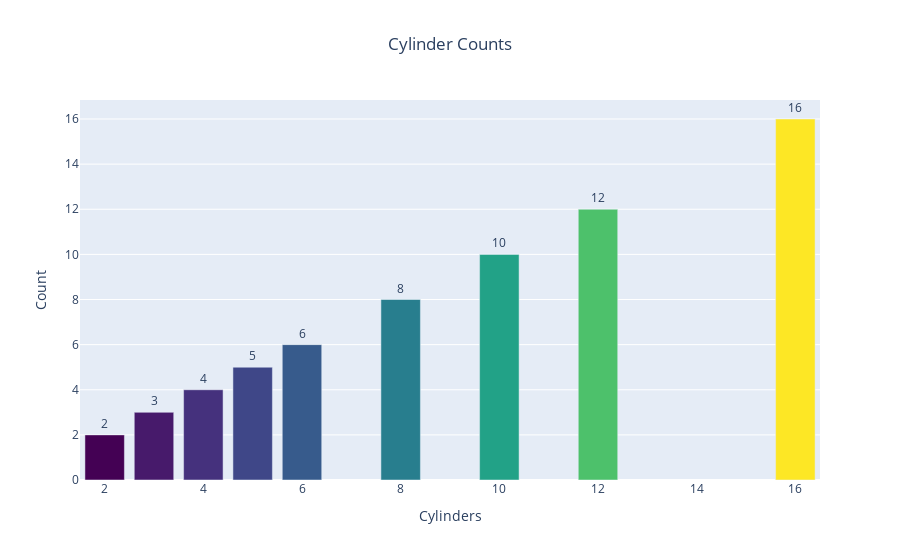

The notebook cell saved with this chart:
### Code cell
import plotly.graph_objects as go

# Assuming df is your DataFrame

# Get the value counts of 'CYLINDERS'
cylinders_counts = df['CYLINDERS'].value_counts().reset_index()

# Create the bar chart
fig = go.Figure(go.Bar(
    x=cylinders_counts.iloc[:, 0],  # Access the first column (index column) using iloc
    y=cylinders_counts['CYLINDERS'],
    marker={'color': cylinders_counts['CYLINDERS'], 'colorscale': 'Viridis'},
    text=cylinders_counts['CYLINDERS'],
    textposition="outside",
))

# Update layout
fig.update_layout(
    title_text='Cylinder Counts',
    xaxis_title="Cylinders",
    yaxis_title="Count",
    title_x=0.5
)

# Show the figure
fig.show()

### Figure 1 — Plotly figure (JSON) as saved in the notebook; plotly's stock layout.template omitted (floating-point values rounded to 4 significant figures)
{"data": [{"marker": {"color": [4, 6, 8, 5, 12, 3, 10, 2, 16], "colorscale": [[0, "#440154"], [0.1111, "#482878"], [0.2222, "#3e4989"], [0.3333, "#31688e"], [0.4444, "#26828e"], [0.5556, "#1f9e89"], [0.6667, "#35b779"], [0.7778, "#6ece58"], [0.8889, "#b5de2b"], [1, "#fde725"]]}, "text": [4, 6, 8, 5, 12, 3, 10, 2, 16], "textposition": "outside", "type": "bar", "x": [4, 6, 8, 5, 12, 3, 10, 2, 16], "y": [4, 6, 8, 5, 12, 3, 10, 2, 16]}], "layout": {"title": {"text": "Cylinder Counts", "x": 0.5}, "xaxis": {"title": {"text": "Cylinders"}}, "yaxis": {"title": {"text": "Count"}}}}
